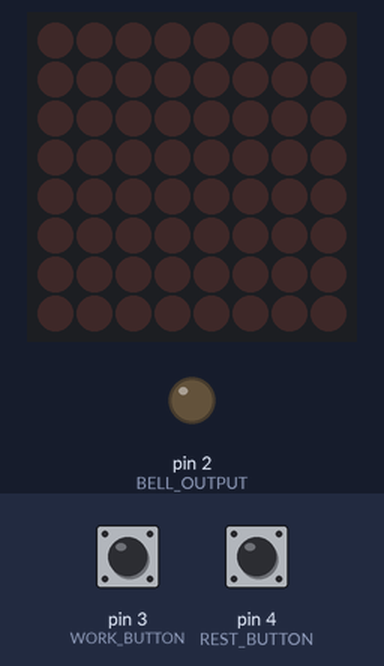
The sketch below on a simulated Arduino Uno, built with avr-gcc and run on an emulated ATmega328P. On the bench: 8×8 LED matrix, output pins drawn as LEDs (lit = HIGH). The test bench sets the inputs (shaded band); at power-on: pin 3 (WORK_BUTTON) LOW, pin 4 (REST_BUTTON) LOW.

Above: at 1.2 s.
1.3 s: pin 3 (WORK_BUTTON) pulled HIGH for 0.15 s
At 2.5 s:
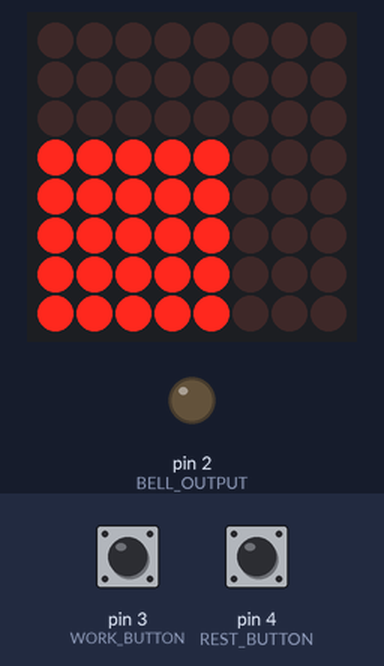
2.9 s: pin 4 (REST_BUTTON) pulled HIGH for 0.15 s
At 3.6 s:
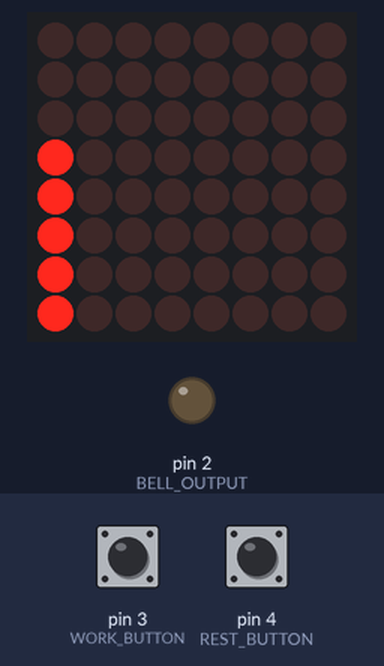
4.5 s: pin 3 (WORK_BUTTON) pulled HIGH for 1 s
At 5.0 s:
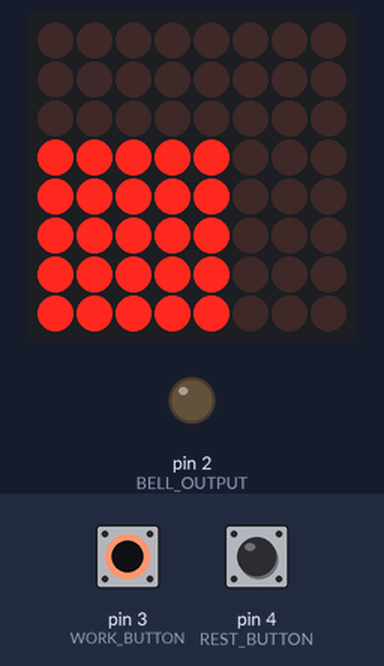
7.0 s: pin 4 (REST_BUTTON) pulled HIGH for 1 s
At 7.9 s:
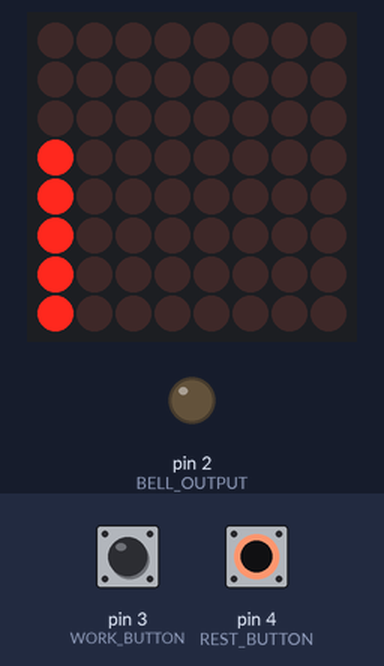
9.5 s: pin 3 (WORK_BUTTON) driven HIGH
At 10.0 s:
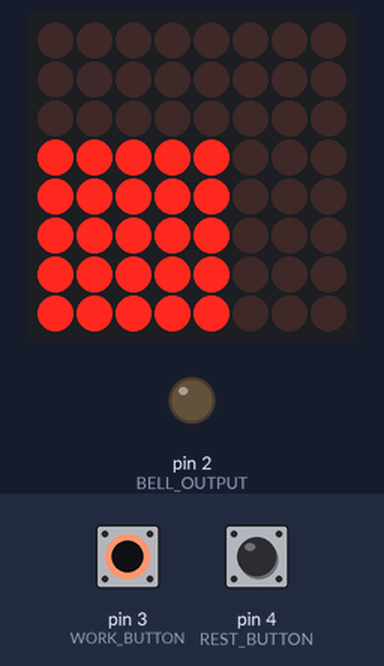
12.5 s: pin 4 (REST_BUTTON) pulled HIGH for 3.2 s
At 13.8 s:
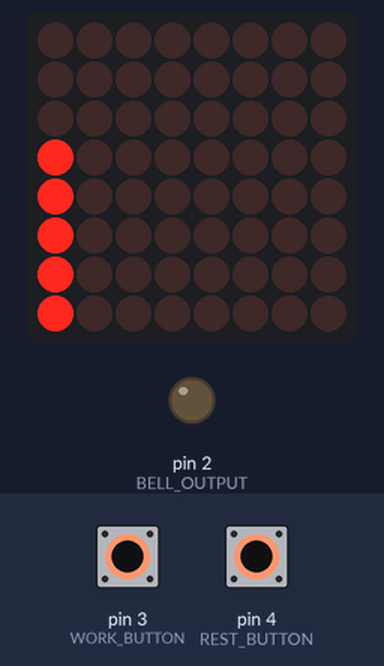
Timing chart, 0 to 15.5 s (numbered marks = the images above; inputs shaded):
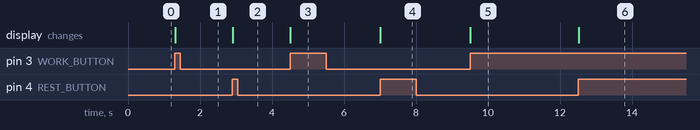

Measured:
- after the input at 1.3 s, the display: changes at once (image 1)
- after the input at 2.9 s, the display: changes at once (image 2)
- after the input at 4.5 s, the display: changes at once (image 3)
- after the input at 7.0 s, the display: changes at once (image 4)
- after the input at 9.5 s, the display: changes at once (image 5)
- after the input at 12.5 s, the display: changes at once (image 6)

The sketch:

pomoduino.ino
```cpp
#include "LedControl.h"

// You can get LedControl.h library from https://github.com/wayoda/LedControl

/* Create a new LedControl variable.
 * We use pins 12,11 and 10 on the Arduino for the SPI interface
 * Pin 12 is connected to the DATA IN-pin of the first MAX7221
 * Pin 11 is connected to the CS of the first MAX7221
 * Pin 10 is connected to the CLK-pin of the first MAX7221
 * There will only be a single MAX7221 attached to the arduino
 */
const int DIN = 12;
const int CS  = 11;
const int CLK = 10;
LedControl lc = LedControl(DIN, CLK, CS, 1);

const int MODE_NONE = 0;
const int MODE_WORK = 1;
const int MODE_REST = 2;

const int WORK_DURATION = 25;
const int REST_DURATION = 5;

// The number of microseconds a minute takes to complete (60000).
// If you want to try this faster, change it to something like 200.
const unsigned long MINUTE_DURATION = 60000;

const int BELL_OUTPUT = 2;
const int WORK_BUTTON = 3;
const int REST_BUTTON = 4;

int minutes         = WORK_DURATION;
int lastUpdate      = 0;
int currentMode     = MODE_NONE;

unsigned long startedAt = 0;
unsigned long minutesElapsed = 0;

int workCompleted = 0; // Number of work cycles completted.
int restCompleted = 0; // Number of rest cycles completted.

void clearMatrix() {
    lc.shutdown(0, false);
    lc.setIntensity(0, 1);
    lc.clearDisplay(0);
    refreshLedCounters();
}

void setup() {
    clearMatrix();
    currentMode = MODE_NONE;
    pinMode(WORK_BUTTON, INPUT);
    pinMode(REST_BUTTON,  INPUT);
    pinMode(BELL_OUTPUT, OUTPUT);
}

void work() {
    currentMode = MODE_WORK;
    startedAt = millis();
    minutes = WORK_DURATION;
    lastUpdate = 0;
    clearMatrix();
    for (int x = 0; x < 5; x++) {
        lc.setColumn(0, x, numberToLed(5));
    }
    refreshLedCounters();
}

void rest() {
    currentMode = MODE_REST;
    startedAt = millis();
    minutes = REST_DURATION;
    lastUpdate = 0;
    clearMatrix();
    lc.setColumn(0, 0, numberToLed(5));
    refreshLedCounters();
}

void updatePomodoro() {
    if (currentMode == MODE_NONE) {
      return;
    }

    minutesElapsed = (millis() - startedAt) / MINUTE_DURATION;

    if (minutesElapsed <= minutes && minutesElapsed > lastUpdate) {
        // A new minute just pass
        lastUpdate = lastUpdate + 1;
        renderMatrix(minutes - lastUpdate);
    }

    if (lastUpdate == minutes) {
        currentModeCompleted();
    }
}

void renderMatrix(int number) {
    int column = number % 5;
    int row = number / 5;
    lc.setColumn(0, row, numberToLed(column));
    refreshLedCounters();
}

void refreshLedCounters() {
    // To be able to render more than 8 groups of work
    // the following convention was used.
    // |*| This is a led on. | | this is a led off.

    /**

      |*| < This represents one round completed.
      |*| < This represents one round completed.
      | |
      | |
      | |
      | |
      | |
      |*| < This represents 4 completed rounds.

      So the previous representation means you completed 6
      rounds of work or rest depending of the column.
    **/

    lc.setRow(0, 0, numberToLed(workCompleted % 4));
    lc.setRow(0, 1, numberToLed(restCompleted % 4));

    for (int y = 0; y < 4; y++) {
        if (workCompleted / 4 >= y + 1) {
            lc.setLed(0, 0, y, true);
        }
        if (restCompleted / 4 >= y + 1) {
            lc.setLed(0, 1, y, true);
        }
    }
}

/**
 * Converts a number to its led representation
 * 8 = B11111111
 * 7 = B01111111
 * 3 = B00000111
 */
int numberToLed(int number) {
    return (1 << number) - 1;
}

void bellBeep(int beeps = 2) {
    for (int x = 0; x < beeps; x++) {
        digitalWrite(BELL_OUTPUT, HIGH);
        delay(100);
        digitalWrite(BELL_OUTPUT, LOW);
        delay(300);
    }
}

void currentModeCompleted() {
    if (currentMode == MODE_WORK) {
        workCompleted++;
    }
    if (currentMode == MODE_REST) {
        restCompleted++;
    }

    currentMode = MODE_NONE;
    bellBeep();
    refreshLedCounters();
}

void loop() {
    if (digitalRead(WORK_BUTTON) == HIGH) {
        work();
    }

    if (digitalRead(REST_BUTTON) == HIGH) {
        rest();
    }

    updatePomodoro();
}
```
